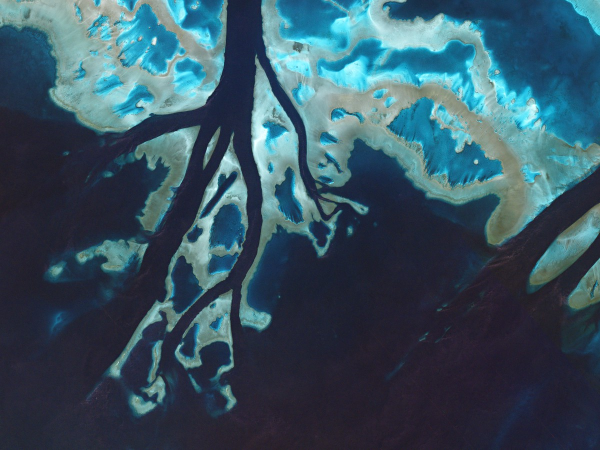
#> input picture planetlabs_images/great-barrier-reef.jpg, 1200 x 900 px (shown at 1/2 size)
$ jupyter execute --allow-errors planetlabs_color_palettes.ipynb   (shell and % lines are left out)   (older library calls are emulated)
#> lines starting #> are read from the running program, lines starting #| are printed output that depends on the picture; long printed decimals are rounded
## Creating colour palettes from Planet Labs images

This tutorial is based on the [Urban Goggles project](https://github.com/adrn/urbangoggles) created at [AstroHackWeek 2016](http://astrohackweek.org/2016/). More information can be found ond on the [AHW Wiki](https://github.com/AstroHackWeek/AstroHackWeek2016/wiki)<br>
Location: GitHub HQ (San Francisco) & Berkeley Institute for Data Science, 29th August – 2nd September, 2016. <br>

This Notebook takes you through each step of the process, dissecting some of the functions along the way. The code has been adapted to suit the Apollo images and for the purposes of this tutorial. The images are taken from the [Planet Labs Gallery](https://www.planet.com/).

Target audience: those who are new(-ish) to Python and would like to start using the matplotlib and scikit-learn packages.

#### Target audience:

Those who are new to Python and would like to start using the matplotlib and scikit-learn packages. Experience or familiarity with other programming languages (dare I say Fortran, IDL etc.) may be helpful. Comments and suggestions welcome.

#### Acknowledgements:

Thanks to [Adrian–Price Whelan](https://twitter.com/adrianprw) (Princeton), [Dan Foreman–Mackey](https://twitter.com/exoplaneteer) (University of Washington), and Ben Nelson (CIERA - Northwestern University), for sharing their code.

### New to matplotlib and Jupyter notebooks?

* **numpy** reference manual: https://docs.scipy.org/doc/numpy/reference/index.html <br>
* Adding ** plt.style.use('my_pltstyle')** afther implot matplotlib.pyplot allows you to customise plotting by using style sheets. Details can be found here: http://matplotlib.org/users/style_sheets.html<br>
* **pyplot** provides a MATLAB-like plotting framework. For details see here:
http://matplotlib.org/api/pyplot_api.html <br>
* **skimage** refers to the scikit-learn image algorithms for Python. For an overview see here: http://scikit-image.org/ and for details about the various functions see here: http://scikit-image.org/docs/dev/api/api.html

Also useful, is the **markdown** guide: http://markdown-guide.readthedocs.io/en/latest/

#### Additional resources & similar examples: ####
A crash course on NumPy for images: http://scikit-image.org/docs/dev/user_guide/numpy_images.html
Finding Dominant Image Colours Using Python:  http://blog.zeevgilovitz.com/detecting-dominant-colours-in-python/

[cell 1]
import numpy as np
import matplotlib.pyplot as plt

import skimage.data as sd
import skimage.color as color
import skimage.transform as st
from skimage.io import imread

from sklearn.utils import shuffle
from sklearn.cluster import KMeans
from sklearn.mixture import GMM
from mpl_toolkits.mplot3d import Axes3D

from IPython.display import Image

[cell 2]
image_filename = "planetlabs_images/great-barrier-reef"
# image_filename = "planetlabs_images/north-caucasus-agriculture"  # Make sure you try running the Notebook with this image
# image_filename = "planetlabs_images/lethbridge-rapideye-nir"
# image_filename = "planetlabs_images/venice"

In this example, the [image we're using](https://www.planet.com/gallery/reef-20160708/) is part of the Great Barrier Reef which stretches for 1,400 miles along the coast of Queensland, Australia in the Coral Sea. You can see tidal channels cutting through unnamed reefs.

** A quick intro image arrays: **

First we need to create a data array from the image: https://docs.scipy.org/doc/scipy-0.18.1/reference/generated/scipy.misc.imread.html#scipy.misc.imread. The images use in this example are 1200x900px. The image pixel arrays are defined by their [row, column] from the top left corner of the image.
The final data array will be a set of RGB values corresponding to each pixel for each channel, ie. [rows, column, RBG channel]

[cell 3]
rgb = np.array(imread(image_filename+".jpg")[...,:3], dtype=np.float64)
rgb.min(), rgb.max()
#print('min value')
print(rgb.min())
#| 0.0
#print('max value')
print(rgb.max())
#| 255.0
#print('image size')
print(rgb.shape)
#| (900, 1200, 3)
print(rgb.size)
#| 3240000
pixels_per_image = rgb.size
#> pixels_per_image = 3240000
rgb = st.rescale(rgb, 1.0)

Just for fun we'll print the RBG values for the pixel in the first row and column. We can do this for individual channels by specifying 0, 1, or 2, or we can get the value for all three by doing this;

[cell 4]
# Print the R, G, B values
print(rgb[0,0,:3])
#| [155. 187. 176.]

[cell 5]
# You can see this by displaying (zooming in) the image and using a tool like color picker
# (https://itunes.apple.com/au/app/color-picker/id641027709?mt=12) to verify the value of each pixel
# See the screenshot below
Image('planetlabs_images/reef_pixels.jpg')

** Image manipulation:**

First we convert to floats instead of the default 8 bits integer coding. Dividing by 255 is important so that **plt.imshow** behaves and works well on float data. Essentially we're normalising RGB values so that they go from [0, 1.0]. We also want to rescale the image size (e.g. 0.1 = 10%) to reduce the flood of pixels.

[cell 6]
rgb = np.array(imread(image_filename+".jpg")[...,:3], dtype=np.float64) / 255
rgb = st.rescale(rgb, 0.2)
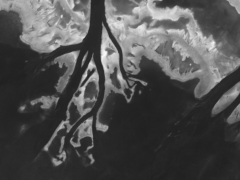
#> rgb: shape (180, 240, 1) float64; min 0.125, max 0.971, mean 0.312
print(rgb.shape)
#| (180, 240, 1)
print(rgb.size)
#| 43200
print(rgb[0,0,:3])
#| [0.6819]

[cell 7]
# Transform to a 2D numpy array.
# For a description of tuples, see here: http://openbookproject.net/thinkcs/python/english3e/tuples.html

w, h, d = original_shape = tuple(rgb.shape)
#> w = 180; h = 240; d = 1; original_shape = (180, 240, 1)
#> (the rest of this cell did not finish here and is left out)

[cell 8]
plt.figure(figsize=(12,8))
#> (this line was passed over: IPython is not available in this run)
#figsize = (width, height) in inches
plt.imshow(rgb)
#> (this line was passed over: IPython is not available in this run)

### Custering in HSV space:

Some useful references:

* Hue, saturation, lightness (HSL) and hue, saturation, and value (HSV): https://en.wikipedia.org/wiki/HSL_and_HSV<br>
* Sci-kit image rgb2hsv color module: http://scikit-image.org/docs/dev/api/skimage.color.html?highlight=color%20rgb2hsv#skimage.color.rgb2hsv<br>
* Numpy reshape: https://docs.scipy.org/doc/numpy/reference/generated/numpy.reshape.html
* Pyplot tutorial: http://matplotlib.org/users/pyplot_tutorial.html

**A few notes about K-means clustering and similar algorithms:**

Wikipedia has a nice introduction to [K-means clustering](https://en.wikipedia.org/wiki/K-means_clustering). In astronomy, bimodal mixture-modelling (KMM) algorithms are widely used to separate populations. I've used KMM to determine whether clusters of galaxies exhibit sub-structure in terms of their galaxy position and radial velocity distributions. Expectation-Maximisation is used to determine the parameters.   K-means clustering is a little different.

K-means defines 'hard clusters', i.e. the sub-populations are assumed to fit into N definded clusters, whereas mixture-models allow you to determine the number of sub-populations without necessarily assigning each data point to a sub-cluster. In KMM the  sub-populations are essentially probablilty distributions. With a K-means algorithm, you pre-define the number of clusters (k), then seed k random points throughout the parameter space. Each data point is then assigned to the cluster with the nearest centroid, the new centroid is computed, and the data points added and centroids computed iteratively until the algorithm converges on a solution. K-means is a special case of Mixture of Gaussian, which is a special case of Expectation-Maximisation... I think. I need to go back and look at each of these in more detail.

A really nice description of K-means clustering using numpy can be found on the Data Science Lab blog, *[Clustering With K-Means in Python](
https://datasciencelab.wordpress.com/2013/12/12/clustering-with-k-means-in-python/)*. It's one of several blog posts on the topic.

What this is means is that you have the freedom to decide how many clusters you want:
**clf = KMeans(n_clusters=6)**. For these images I settled for 6-8, because that was close to what I would expect, based on a quick visual inspection of each image. I recommend playing around with this parameter so you can get a bettter feeling for what's going on.

#> (a cell that did not finish here is left out)

[cell 10]
plt.figure(figsize=(10,6))
#> (this line was passed over: IPython is not available in this run)
#> (the rest of this cell did not finish here and is left out)

#> (a cell that did not finish here is left out)

[cell 12]
plt.figure(figsize=(10,10))
#> (this line was passed over: IPython is not available in this run)
#> (the rest of this cell did not finish here and is left out)

#> (a cell that did not finish here is left out)

[cell 14]
clf = KMeans(n_clusters=6)
#> (the rest of this cell did not finish here and is left out)

[cell 15]
plt.figure(figsize=(10,10))
#> (this line was passed over: IPython is not available in this run)
#> (the rest of this cell did not finish here and is left out)

### Generating the color maps – Clustering in HSV space

#> (a cell that did not finish here is left out)

[cell 17]
plt.figure(figsize=(12,10))
#> (this line was passed over: IPython is not available in this run)
plt.imshow(rgb)
#> (this line was passed over: IPython is not available in this run)
